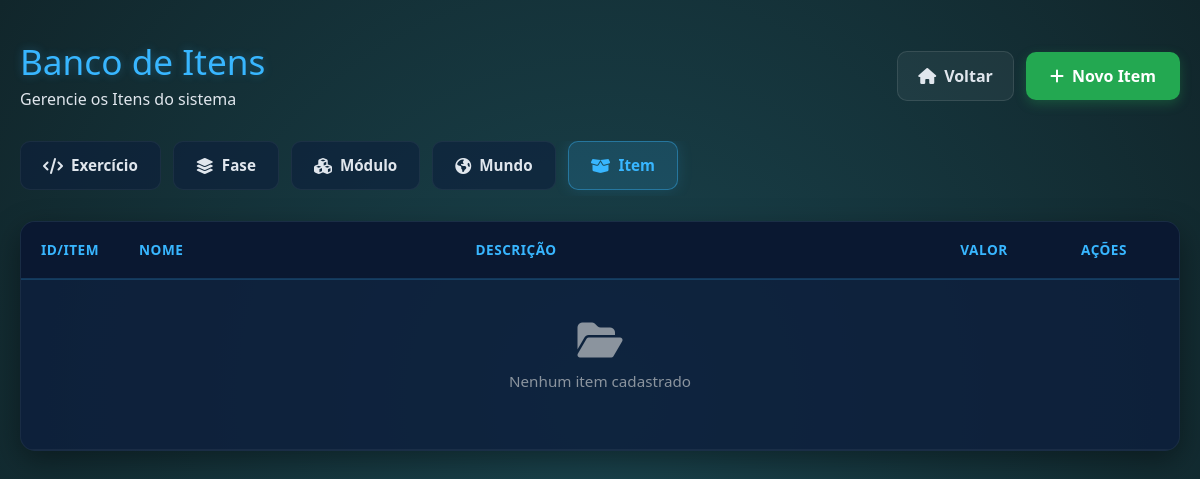
Before: /listarItens with the older database file.
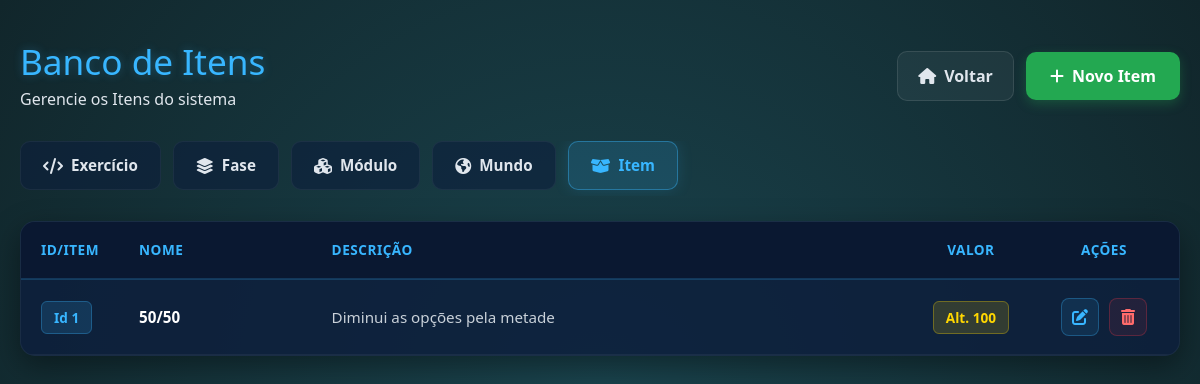
After: the same page with the newer database file.
### models/ItemModel.py (models this page shows, shortened)
class ItemModel(bd.Model):
   __tablename__ = 'Item'
   idItem = bd.Column(bd.Integer, primary_key=True, autoincrement=True)
   nome = bd.Column(bd.String(25), nullable=False)
   descricao = bd.Column(bd.String(99), nullable=False)
   valor = bd.Column(bd.Integer, nullable=False)

### views_mundo.py (the view)
@app.route('/listarItens')
def listarItens():
    oItemController = ItemController()
    return oItemController.listarItens()

### app.py (called while the page is built)
@event.listens_for(Engine, "connect")
def set_sqlite_pragma(dbapi_connection, connection_record):
    cursor = dbapi_connection.cursor()
    cursor.execute("PRAGMA foreign_keys=ON")
    cursor.close()

### controllers/ItemController.py (called while the page is built)
    def listarItens(self):
        oItemService = ItemService()
        return oItemService.listarItens()

### dao/ItemDao.py (called while the page is built)
    def carregarItensLoja(self):
        listaItens = ItemModel.query.all()
        return listaItens

### service/ItemService.py (called while the page is built)
    def listarItens(self):
        oItemDao = ItemDao()
        oItemView = ItemView()
        lista = oItemDao.carregarItensLoja()
        return oItemView.listarItens(lista)

### views/ItemView.py (called while the page is built)
    def listarItens(self, listaItens):
        return render_template('listarItens.html', listaItens=listaItens)

### templates/listarItens.html
{% extends "template.html" %}
{% block cabecalho %}
    <link rel="stylesheet" href="{{ url_for('static', filename='styles/listarExercicios.css') }}"/>
    <link rel="stylesheet" href="https://cdnjs.cloudflare.com/ajax/libs/font-awesome/6.4.0/css/all.min.css">
{% endblock %}
{% block corpo %}
<div class="crud-container">
    <div class="crud-header">
        <div>
            <h1 class="crud-titulo">Banco de Itens</h1>
            <p class="crud-subtitulo">Gerencie os Itens do sistema</p>
        </div>
        <div class="header-acoes">
            <a href="{{ url_for('index') }}" class="btn-voltar">
                <i class="fa-solid fa-house"></i> Voltar
            </a>
            <a href="{{ url_for('cadastrarItem') }}" class="btn-novo-exercicio">
                <i class="fa-solid fa-plus"></i> Novo Item
            </a>
        </div>
    </div>
    <div class="crud-nav-tabs">
        <a href="{{ url_for('listarExercicios') }}" class="tab-item ">
            <i class="fa-solid fa-code"></i> Exercício
        </a>
        <a href="{{ url_for('listarFases') }}" class="tab-item ">
            <i class="fa-solid fa-layer-group"></i> Fase
        </a>
        <a href="{{ url_for('listarModulos') }}" class="tab-item ">
            <i class="fa-solid fa-cubes"></i> Módulo
        </a>
        <a href="{{ url_for('listarMundos') }}" class="tab-item">
            <i class="fa-solid fa-earth-americas"></i> Mundo
        </a>
        <a href="{{ url_for('listarItens') }}" class="tab-item active">
            <i class="fa-solid fa-box-open"></i> Item
        </a>
    </div>
    <div class="tabela-responsiva">
        <table class="tabela-exercicios">
            <thead>
                <tr>
                    <th style="width: 80px;">id/Item</th>
                    <th>Nome</th>
                    <th>Descrição</th>
                    <th style="width: 90px; text-align: center;">Valor</th>
                    <th style="width: 150px; text-align: center;">Ações</th>
                </tr>
            </thead>
            <tbody>
                {% for item in listaItens %}
                <tr>
                    <td data-label="idItem">
                        <span class="badge-fase">Id {{item.idItem}}</span>
                    </td>
                    <td data-label="nome" class="col-titulo">
                        <strong>{{ item.nome }}</strong>
                    </td>
                    <td data-label="descricao" class="col-enunciado">
                        {{ item.descricao }}
                    </td>
                    <td data-label="valor" style="text-align: center;">
                        <span class="badge-resposta">Alt. {{ item.valor}}</span>
                    </td>
                    <td data-label="Ações" style="text-align: center;">
                        <div class="grupo-acoes">
                            <a href="{{ url_for('editarItem', idItem=item.idItem) }}" class="btn-acao btn-alterar" title="Alterar Item">
                                <i class="fa-solid fa-pen-to-square"></i>
                            </a>
                            <a href="{{ url_for('deletarItem', idItem=item.idItem) }}" class="btn-acao btn-apagar" title="Apagar Item" onclick="return confirm('Tem certeza que deseja apagar o item: {{ item.nome }}?')">
                                <i class="fa-solid fa-trash-can"></i>
                            </a>
                        </div>
                    </td>
                </tr>
                {% else %}
                <tr>
                    <td colspan="5" class="tabela-vazia">
                        <i class="fa-solid fa-folder-open"></i>
                        <p>Nenhum item cadastrado</p>
                    </td>
                </tr>
                {% endfor %}
            </tbody>
        </table>
    </div>
</div>
{% endblock %}

### templates/template.html (shortened to what this page needs)
<!DOCTYPE html>
<html lang="pt-br">
<head>
    <link rel="stylesheet" href="{{ url_for('static', filename='styles/bootstrap.css') }}">
    {% block cabecalho %}{% endblock %}
</head>
<body>
    {% block corpo %}{% endblock %}
</body>
</html>

### static/styles/listarExercicios.css (style rules this page uses)
body, html { margin: 0; padding: 0; width: 100%; min-height: 100vh; font-family: 'Segoe UI', Tahoma, Geneva, Verdana, sans-serif; }
.crud-container { background: radial-gradient(circle, #1a444e 0%, #11262b 100%); min-height: 100vh; padding: 40px 20px; box-sizing: border-box; display: flex; flex-direction: column; align-items: center; }
.crud-header { display: flex; justify-content: space-between; align-items: center; max-width: 1200px; width: 100%; margin-bottom: 30px; flex-wrap: wrap; gap: 20px; }
.crud-titulo { color: #38b6ff; font-size: 2.2rem; margin: 0 0 5px 0; text-shadow: 0 0 10px rgba(56, 182, 255, 0.3); }
.crud-subtitulo { color: #e0e6ed; margin: 0; font-size: 1rem; }
.header-acoes { display: flex; gap: 12px; align-items: center; }
.btn-novo-exercicio { background-color: #23a851; color: #ffffff; text-decoration: none; padding: 12px 24px; border-radius: 10px; font-weight: 600; display: flex; align-items: center; gap: 8px; box-shadow: 0 4px 12px rgba(35, 168, 81, 0.3); transition: all 0.2s ease; }
.btn-voltar { background-color: rgba(255, 255, 255, 0.05); color: #e0e6ed; text-decoration: none; padding: 12px 20px; border-radius: 10px; font-weight: 600; display: flex; align-items: center; gap: 8px; border: 1px solid rgba(255, 255, 255, 0.1); transition: all 0.2s ease; }
.tabela-responsiva { max-width: 1200px; width: 100%; background-color: rgba(13, 31, 61, 0.85); border-radius: 15px; box-shadow: 0 10px 30px rgba(0, 0, 0, 0.4); overflow: hidden; border: 1px solid rgba(255, 255, 255, 0.05); }
.tabela-exercicios { width: 100%; border-collapse: collapse; text-align: left; color: #ffffff; }
.tabela-exercicios th { background-color: rgba(10, 24, 48, 0.9); color: #38b6ff; padding: 18px 20px; font-weight: 600; text-transform: uppercase; font-size: 0.85rem; letter-spacing: 0.5px; border-bottom: 2px solid rgba(56, 182, 255, 0.2); }
.tabela-exercicios td { padding: 18px 20px; border-bottom: 1px solid rgba(255, 255, 255, 0.05); font-size: 0.95rem; vertical-align: middle; }
.tabela-exercicios tbody tr { transition: background-color 0.2s ease; }
.col-titulo { color: #ffffff; }
.col-enunciado { color: #c9d1d9; max-width: 400px; white-space: nowrap; overflow: hidden; text-overflow: ellipsis; }
.badge-fase { background-color: rgba(56, 182, 255, 0.15); color: #38b6ff; padding: 6px 12px; border-radius: 6px; font-weight: bold; font-size: 0.85rem; border: 1px solid rgba(56, 182, 255, 0.3); white-space: nowrap; }
.badge-resposta { background-color: rgba(255, 215, 0, 0.15); color: #ffd700; padding: 6px 12px; border-radius: 6px; font-weight: bold; font-size: 0.85rem; border: 1px solid rgba(255, 215, 0, 0.3); white-space: nowrap; }
.grupo-acoes { display: flex; gap: 10px; justify-content: center; }
.btn-acao { width: 38px; height: 38px; border-radius: 8px; display: flex; align-items: center; justify-content: center; text-decoration: none; font-size: 1rem; transition: all 0.2s ease; }
.btn-alterar { background-color: rgba(56, 182, 255, 0.1); color: #38b6ff; border: 1px solid rgba(56, 182, 255, 0.3); }
.btn-apagar { background-color: rgba(220, 53, 69, 0.1); color: #ff6b6b; border: 1px solid rgba(220, 53, 69, 0.3); }
.crud-nav-tabs { display: flex; gap: 12px; max-width: 1200px; width: 100%; margin-bottom: 25px; overflow-x: auto; padding-bottom: 6px; box-sizing: border-box; }
.tab-item { background-color: rgba(13, 31, 61, 0.6); color: #e0e6ed; text-decoration: none; padding: 12px 22px; border-radius: 10px; font-weight: 600; display: flex; align-items: center; gap: 8px; font-size: 0.95rem; border: 1px solid rgba(255, 255, 255, 0.05); transition: all 0.2s ease; white-space: nowrap; }
.tab-item.active { background-color: rgba(56, 182, 255, 0.15); color: #38b6ff; border-color: rgba(56, 182, 255, 0.4); box-shadow: 0 0 15px rgba(56, 182, 255, 0.15); }
.tab-item i { font-size: 1rem; }

Changed rows visible on the page:
added ItemModel: idItem "1", nome "50/50", descricao "Diminui as opções pela metade", valor "100"
Other visible differences:
text no longer shown: "Nenhum item cadastrado"
